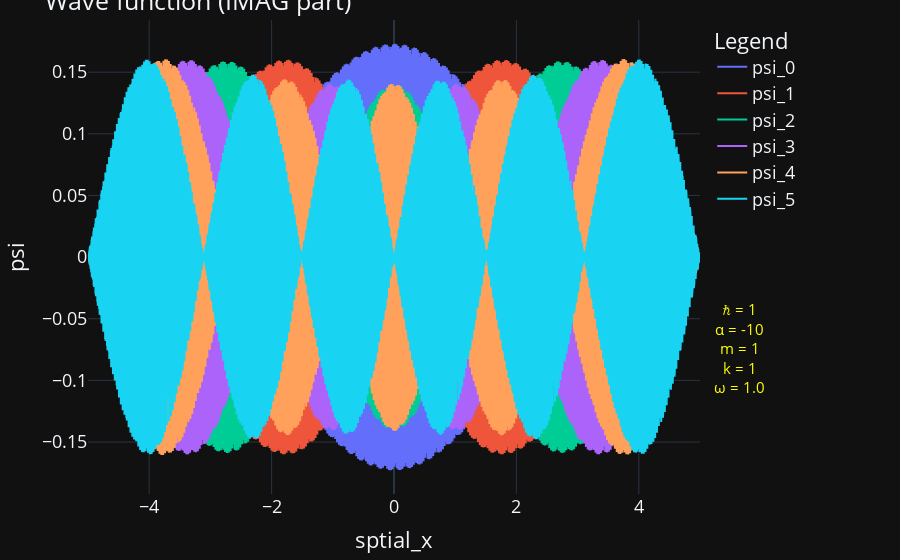

Source (notebook cell):
### Code cell
#plot the wave function from the eigen function

fig = go.Figure()
for i in range(6):
    fig.add_trace(go.Scatter(x=x_grid,y = np.imag(psi[:,i]), name=f"psi_{i}"))


fig.update_layout(
    title="Wave function (IMAG part)",
    xaxis_title="sptial_x",
    yaxis_title="psi",
    legend_title="Legend",
    font=dict(
        size=18,
    )
)
fig.update_layout(margin=dict(l=20, r=200, t=20, b=20),)
fig.add_annotation(dict(font=dict(color='yellow',size=15),
                                        x=1.02,
                                        y=0.2,
                                        showarrow=False,
                                        text = f'ℏ = {h_bar}<br>α = {alpha}<br>m = {m}<br>k = {k}<br>ω = {omega}',
                                        textangle=0,
                                        xanchor='left',
                                        xref="paper",
                                        yref="paper"))

fig.update_layout(template='plotly_dark',showlegend=True)
fig.write_html("Non_hermition_IMAG.html")
fig.show()

### Figure 1 — Plotly figure (JSON) as saved in the notebook; plotly's stock layout.template omitted (floating-point values rounded to 4 significant figures; data arrays with more than 128 entries replaced by an {"elided": "..."} marker saying what was removed)
{"data": [{"name": "psi_0", "type": "scatter", "x": {"elided": "5000 float values"}, "y": {"elided": "5000 float values"}}, {"name": "psi_1", "type": "scatter", "x": {"elided": "5000 float values"}, "y": {"elided": "5000 float values"}}, {"name": "psi_2", "type": "scatter", "x": {"elided": "5000 float values"}, "y": {"elided": "5000 float values"}}, {"name": "psi_3", "type": "scatter", "x": {"elided": "5000 float values"}, "y": {"elided": "5000 float values"}}, {"name": "psi_4", "type": "scatter", "x": {"elided": "5000 float values"}, "y": {"elided": "5000 float values"}}, {"name": "psi_5", "type": "scatter", "x": {"elided": "5000 float values"}, "y": {"elided": "5000 float values"}}], "layout": {"annotations": [{"font": {"color": "yellow", "size": 15}, "showarrow": false, "text": "ℏ = 1<br>α = -10<br>m = 1<br>k = 1<br>ω = 1.0", "textangle": 0, "x": 1.02, "xanchor": "left", "xref": "paper", "y": 0.2, "yref": "paper"}], "font": {"size": 18}, "legend": {"title": {"text": "Legend"}}, "margin": {"b": 20, "l": 20, "r": 200, "t": 20}, "showlegend": true, "title": {"text": "Wave function (IMAG part)"}, "xaxis": {"title": {"text": "sptial_x"}}, "yaxis": {"title": {"text": "psi"}}}}
